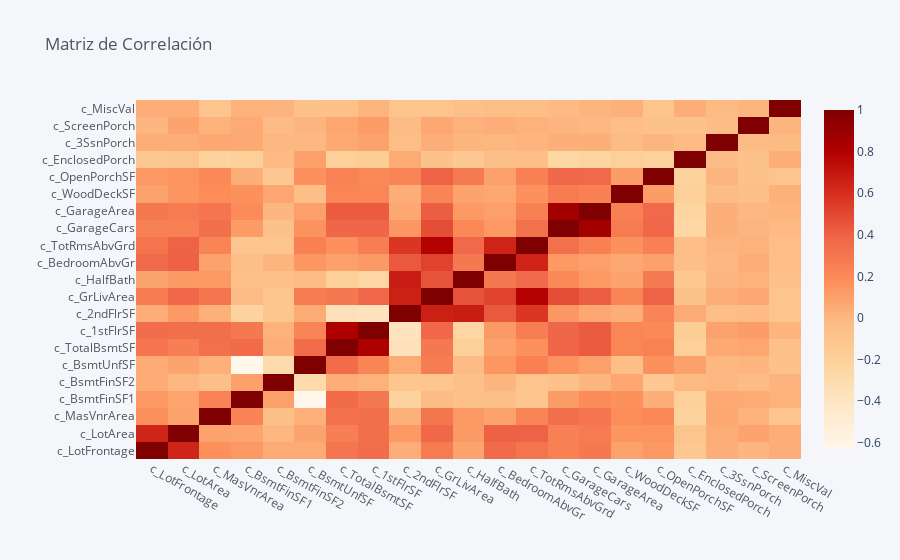

The notebook cell this image was saved under:
### Markdown cell above
https://www.google.com/search?q=correlation+between+categorical+and+numerical+variables&rlz=1C1SQJL_esMX974MX980&sxsrf=AOaemvKEG-VYi6gPeh-rCa-8uohkKvAAGw:1642729480236&source=lnms&tbm=isch&sa=X&ved=2ahUKEwj0goaZ3MH1AhUoKEQIHULoBYoQ_AUoAXoECAEQAw&biw=1745&bih=881&dpr=1.1#imgrc=r8MNSNFhNHJGmM

### Code cell
X_train[[x for x in X_train if x!="tgt_SalePrice"]].filter(like="c_").corr(method="spearman").iplot(kind="heatmap",colorscale="orrd",title="Matriz de Correlación")

### Figure 1 — Plotly figure (JSON) as saved in the notebook; plotly's stock layout.template omitted (floating-point values rounded to 4 significant figures; data arrays with more than 128 entries replaced by an {"elided": "..."} marker saying what was removed)
{"data": [{"colorscale": [[0, "rgb(255,247,236)"], [0.125, "rgb(254,232,200)"], [0.25, "rgb(253,212,158)"], [0.375, "rgb(253,187,132)"], [0.5, "rgb(252,141,89)"], [0.625, "rgb(239,101,72)"], [0.75, "rgb(215,48,31)"], [0.875, "rgb(179,0,0)"], [1, "rgb(127,0,0)"]], "type": "heatmap", "x": ["c_LotFrontage", "c_LotArea", "c_MasVnrArea", "c_BsmtFinSF1", "c_BsmtFinSF2", "c_BsmtUnfSF", "c_TotalBsmtSF", "c_1stFlrSF", "c_2ndFlrSF", "c_GrLivArea", "c_HalfBath", "c_BedroomAbvGr", "c_TotRmsAbvGrd", "c_GarageCars", "c_GarageArea", "c_WoodDeckSF", "c_OpenPorchSF", "c_EnclosedPorch", "c_3SsnPorch", "c_ScreenPorch", "c_MiscVal"], "y": ["c_LotFrontage", "c_LotArea", "c_MasVnrArea", "c_BsmtFinSF1", "c_BsmtFinSF2", "c_BsmtUnfSF", "c_TotalBsmtSF", "c_1stFlrSF", "c_2ndFlrSF", "c_GrLivArea", "c_HalfBath", "c_BedroomAbvGr", "c_TotRmsAbvGrd", "c_GarageCars", "c_GarageArea", "c_WoodDeckSF", "c_OpenPorchSF", "c_EnclosedPorch", "c_3SsnPorch", "c_ScreenPorch", "c_MiscVal"], "z": {"elided": "21x21 float values"}, "zmax": 1, "zmin": -0.6304}], "layout": {"legend": {"bgcolor": "#F5F6F9", "font": {"color": "#4D5663"}}, "paper_bgcolor": "#F5F6F9", "plot_bgcolor": "#F5F6F9", "title": {"font": {"color": "#4D5663"}, "text": "Matriz de Correlación"}, "xaxis": {"gridcolor": "#E1E5ED", "showgrid": true, "tickfont": {"color": "#4D5663"}, "title": {"font": {"color": "#4D5663"}, "text": ""}, "zerolinecolor": "#E1E5ED"}, "yaxis": {"gridcolor": "#E1E5ED", "showgrid": true, "tickfont": {"color": "#4D5663"}, "title": {"font": {"color": "#4D5663"}, "text": ""}, "zerolinecolor": "#E1E5ED"}}}
